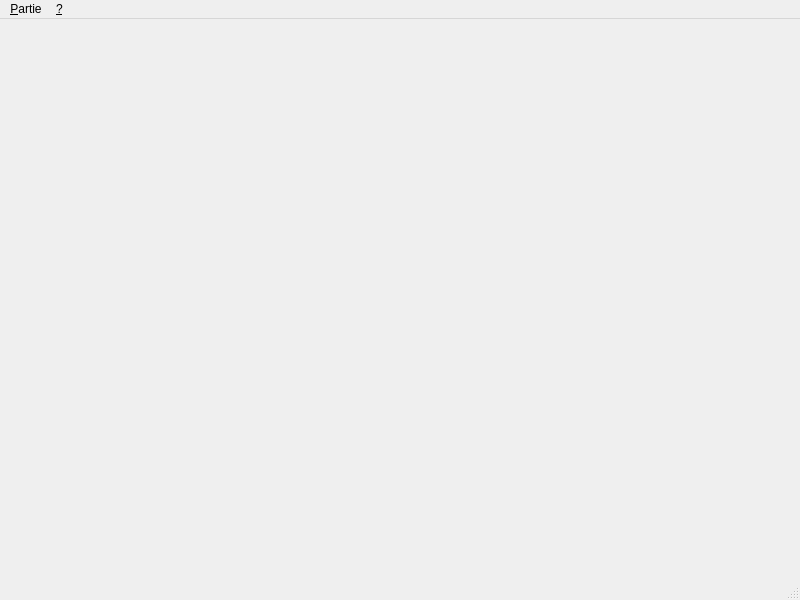
<?xml version="1.0" encoding="UTF-8"?>
<ui version="4.0">
 <class>FenetrePrincipale</class>
 <widget class="QMainWindow" name="FenetrePrincipale">
  <property name="geometry">
   <rect>
    <x>0</x>
    <y>0</y>
    <width>800</width>
    <height>600</height>
   </rect>
  </property>
  <property name="windowTitle">
   <string>MainWindow</string>
  </property>
  <widget class="QWidget" name="centralwidget"/>
  <widget class="QMenuBar" name="menubar">
   <property name="geometry">
    <rect>
     <x>0</x>
     <y>0</y>
     <width>800</width>
     <height>26</height>
    </rect>
   </property>
   <widget class="QMenu" name="menuPartie">
    <property name="title">
     <string>&amp;Partie</string>
    </property>
    <addaction name="actionNouvellePartie"/>
    <addaction name="actionAnnuler"/>
    <addaction name="separator"/>
    <addaction name="actionQuitter"/>
   </widget>
   <widget class="QMenu" name="menu">
    <property name="title">
     <string>&amp;?</string>
    </property>
    <addaction name="actionLisez_moi"/>
   </widget>
   <addaction name="menuPartie"/>
   <addaction name="menu"/>
  </widget>
  <widget class="QStatusBar" name="statusbar"/>
  <action name="actionNouvellePartie">
   <property name="text">
    <string>Nouvelle partie</string>
   </property>
  </action>
  <action name="actionQuitter">
   <property name="text">
    <string>Quitter</string>
   </property>
  </action>
  <action name="actionAnnuler">
   <property name="text">
    <string>Annuler</string>
   </property>
  </action>
  <action name="actionLisez_moi">
   <property name="text">
    <string>Lisez moi !</string>
   </property>
  </action>
 </widget>
 <resources/>
 <connections/>
</ui>
